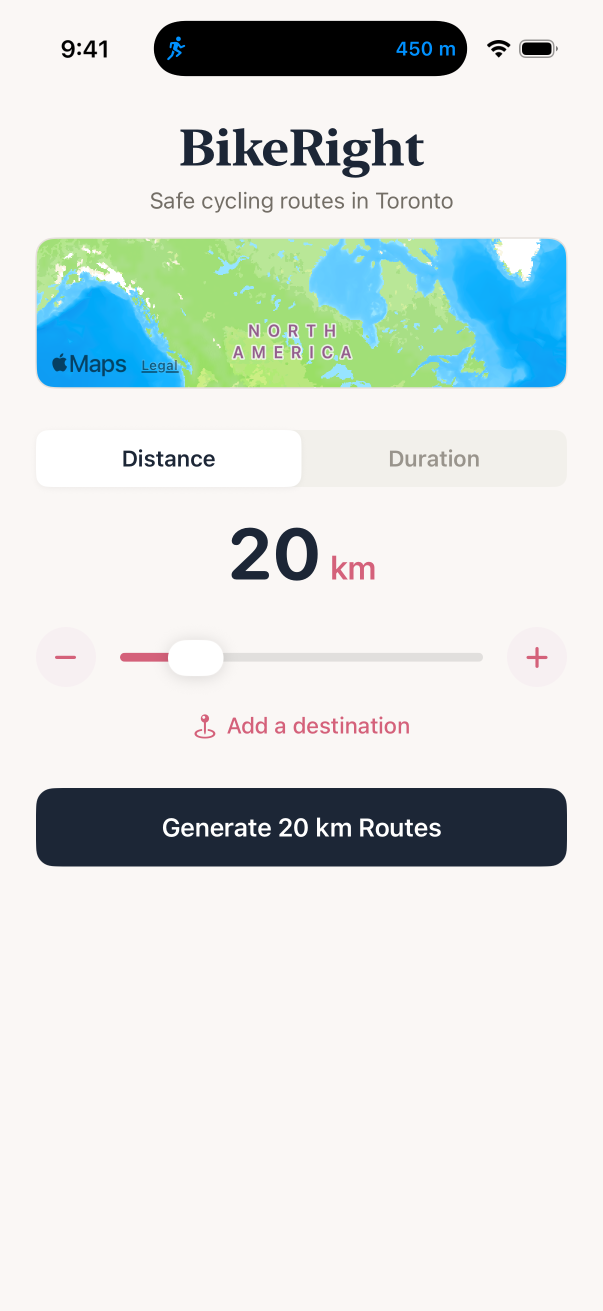
#> input picture assets-src/screenshots/bikeright/01_Home.png, 1206 x 2622 px (shown at 1/2 size); its folder holds only this picture in this run
$ python optimize_images.py
#> lines starting #> are read from the running program, lines starting #| are printed output that depends on the picture
#!/usr/bin/env python3
"""Generate optimized web assets from the originals in assets-src/.

Outputs into src/ (the Eleventy input dir):
  - screenshots: 480w + 960w WebP (phone), native-width WebP (watch)
  - app icons: 128px WebP for in-page display, 180px PNG apple-touch icons
  - brand favicon: square-cropped 32/180/512 PNGs from the traffic-light banner

Run from the repo root: python3 tools/optimize_images.py
"""

import sys
from pathlib import Path

from PIL import Image, ImageChops

ROOT = Path(__file__).resolve().parent.parent
SRC_DIR = ROOT / "assets-src"
OUT_DIR = ROOT / "src"

WEBP_QUALITY = 82


def save_webp(img: Image.Image, dest: Path, width: int = 0) -> None:
    out = img
    if width and img.width > width:
        height = round(img.height * width / img.width)
        out = img.resize((width, height), Image.LANCZOS)
    dest.parent.mkdir(parents=True, exist_ok=True)
    out.save(dest, "WEBP", quality=WEBP_QUALITY, method=6)
    print(f"  {dest.relative_to(ROOT)}  {out.width}x{out.height}  {dest.stat().st_size // 1024}K")


def save_png(img: Image.Image, dest: Path, size: int) -> None:
    out = img.resize((size, size), Image.LANCZOS)
    dest.parent.mkdir(parents=True, exist_ok=True)
    out.save(dest, "PNG", optimize=True)
    print(f"  {dest.relative_to(ROOT)}  {size}x{size}  {dest.stat().st_size // 1024}K")


def screenshots() -> None:
    print("Screenshots:")
    for png in sorted((SRC_DIR / "screenshots").rglob("*.png")):
        img = Image.open(png).convert("RGB")
        rel = png.relative_to(SRC_DIR / "screenshots")
        out_base = OUT_DIR / "screenshots" / rel.parent / rel.stem.lower()
        if img.width >= 960:
            save_webp(img, out_base.with_name(out_base.name + "-480.webp"), 480)
#> in save_webp, `out = img.resize((width, height), Image.LANCZOS)`:
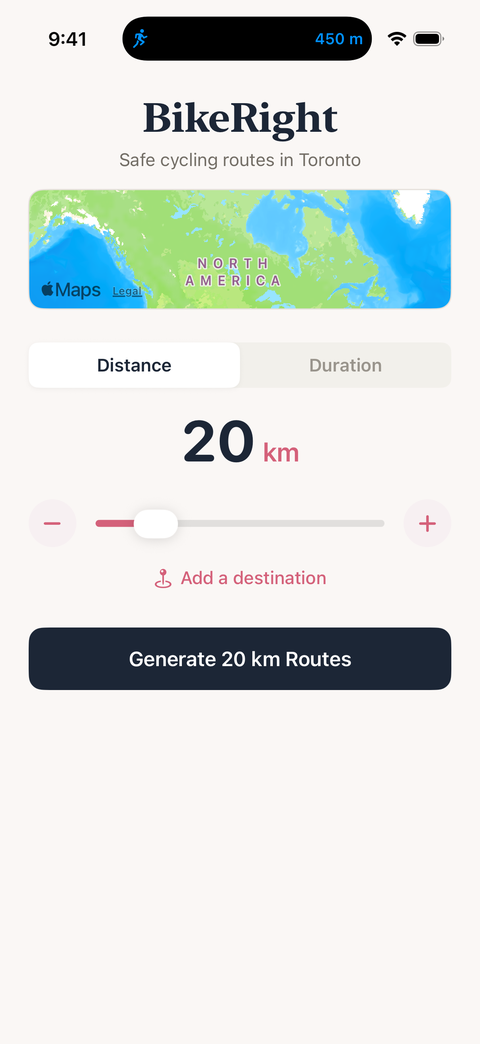
#> out: PIL image 480x1044 RGB; mean R, G, B 217.8, 224.4, 222.1
#|   src/screenshots/bikeright/01_home-480.webp  480x1044  19K
            save_webp(img, out_base.with_name(out_base.name + "-960.webp"), 960)
#|   src/screenshots/bikeright/01_home-960.webp  960x2087  43K
        else:
            save_webp(img, out_base.with_name(out_base.name + f"-{img.width}.webp"))
#> pass 2 of the loop in screenshots, `for png in sorted((SRC_DIR / "screenshots").rglob("*.png")):`:
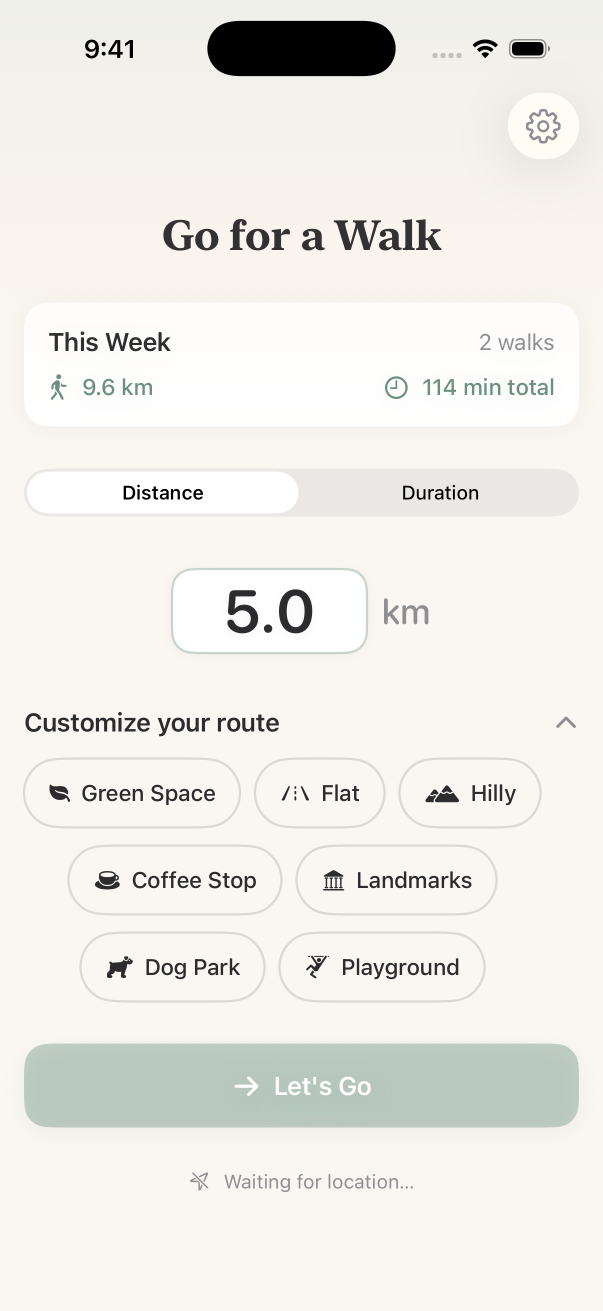
#> input picture assets-src/screenshots/go-for-a-walk/01_Home.png, 1206 x 2622 px (shown at 1/2 size)
#> in save_webp (call 3), `out = img.resize((width, height), Image.LANCZOS)`:
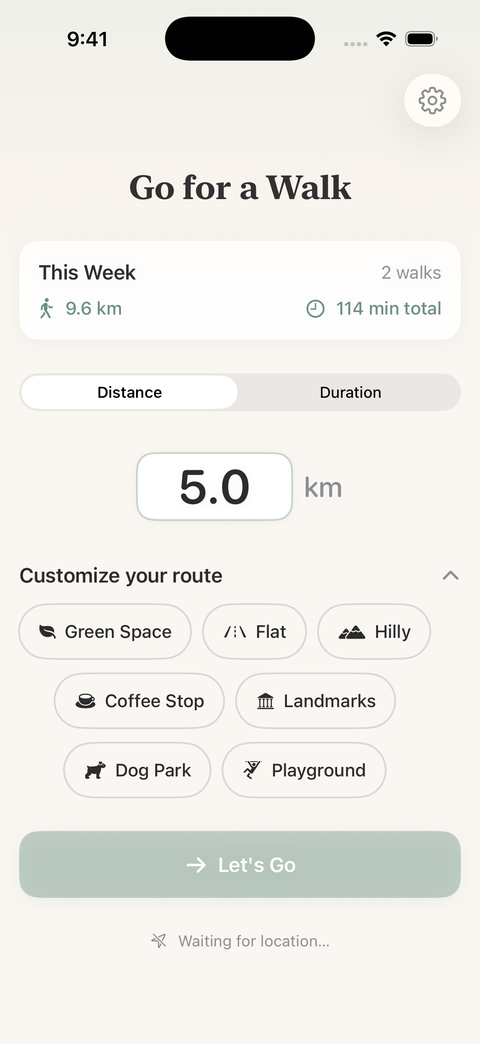
#> out: PIL image 480x1044 RGB; mean R, G, B 237.4, 236, 231.2
#|   src/screenshots/go-for-a-walk/01_home-480.webp  480x1044  18K
#> out: PIL image 960x2087 RGB
#|   src/screenshots/go-for-a-walk/01_home-960.webp  960x2087  40K


def icons() -> None:
    print("App icons:")
    for name in ("random-run", "bikeright", "go-for-a-walk"):
#> (the run stopped early here; a loop or call above may not have finished)
